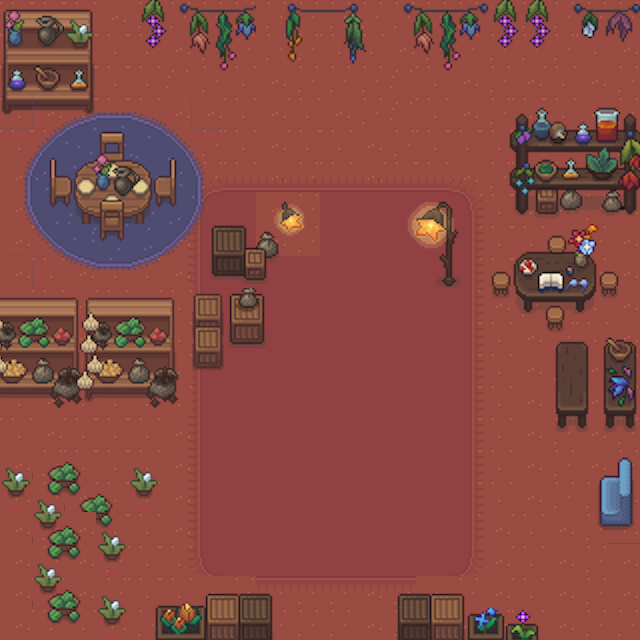

This is a level from a 2D game, rendered from its Tiled map with the project's own tilesets. A one-line summary and the complete map file follow:
An orthogonal 20x20 tile map with 32x32 px tiles, 5 tile layers (floor, furniture, upper, up, ...), 2 tilesets.

<map version="1.10" tiledversion="1.12.2" orientation="orthogonal" renderorder="right-down" width="20" height="20" tilewidth="32" tileheight="32" infinite="0" nextlayerid="6" nextobjectid="1">
 <tileset firstgid="1" source="Interiorobjects.tsx" />
 <tileset firstgid="361" source="Interior.tsx" />
 <layer id="1" name="floor" width="20" height="20">
  <data encoding="csv">
210,210,210,211,212,212,212,212,212,212,212,212,212,212,212,211,212,212,212,212,
210,211,210,210,210,211,212,212,212,212,210,210,211,212,212,212,212,212,210,211,
210,211,210,210,210,211,212,210,211,212,212,212,212,210,211,212,211,210,211,212,
210,211,210,210,210,211,212,210,211,210,211,212,210,210,211,212,210,210,211,212,
210,210,211,210,210,211,212,210,211,210,210,211,212,210,210,210,210,210,211,212,
211,210,211,210,210,211,212,210,211,212,210,211,210,210,211,212,210,210,211,212,
211,210,211,210,210,211,212,210,211,212,210,211,210,211,212,210,210,211,212,211,
211,210,211,210,210,211,212,210,211,212,210,210,211,212,212,210,210,211,212,211,
211,210,211,210,210,211,212,210,211,212,210,210,211,212,212,210,210,211,212,211,
211,210,211,210,211,210,211,212,211,212,210,210,211,212,210,211,212,210,210,211,
211,210,211,210,210,210,211,212,211,210,211,212,211,210,210,210,211,212,210,211,
210,211,210,210,210,210,211,212,211,210,211,212,210,210,210,210,211,212,211,212,
210,211,210,210,210,210,211,212,210,211,212,212,210,210,210,210,211,212,211,212,
210,211,210,210,210,211,212,210,211,212,212,212,210,211,210,210,211,212,211,212,
211,212,210,210,210,211,212,210,211,212,211,212,210,211,210,210,211,212,211,212,
211,212,211,210,210,211,212,210,211,212,211,212,212,212,210,210,211,212,212,211,
211,212,211,210,210,211,212,210,211,212,211,212,212,212,210,211,210,211,212,211,
211,212,211,212,210,210,211,212,211,212,211,212,212,211,212,211,210,211,212,211,
211,210,211,212,210,210,211,212,212,212,212,211,212,211,212,211,210,211,212,211,
211,210,210,211,212,212,212,212,212,212,212,211,212,210,211,212,210,211,212,212
</data>
 </layer>
 <layer id="2" name="furniture" width="20" height="20">
  <data encoding="csv">
450,451,452,0,0,188,189,190,192,193,194,195,188,189,190,191,236,237,0,0,
464,465,466,0,0,228,229,230,232,233,234,235,228,229,230,0,276,277,0,0,
478,479,480,0,0,67,269,270,0,0,0,0,67,269,270,0,0,0,0,0,
492,493,494,0,0,0,0,0,0,0,0,0,67,0,0,0,0,0,0,0,
0,0,0,0,0,0,0,0,0,0,0,0,0,0,0,0,0,0,0,0,
0,0,0,0,0,0,0,0,0,0,0,0,0,0,0,0,0,0,0,0,
0,0,0,0,0,0,0,0,0,0,0,0,0,0,0,0,0,0,0,0,
0,0,0,0,0,0,0,0,0,0,0,0,0,0,0,0,0,0,0,0,
0,0,0,0,0,0,0,0,0,0,0,0,0,0,0,0,0,0,0,0,
447,448,449,0,0,0,0,308,309,0,0,0,0,0,0,0,0,0,0,0,
461,462,463,0,0,0,0,348,349,0,0,0,0,0,0,0,0,29,30,0,
475,476,477,0,0,0,0,0,0,0,0,0,0,0,0,0,0,69,70,0,
489,490,491,0,0,0,0,0,0,0,0,0,0,0,0,0,0,109,110,0,
0,0,0,0,0,0,0,0,0,0,0,0,0,0,0,0,0,149,150,0,
0,0,0,0,0,0,0,0,0,0,0,0,0,0,0,0,0,0,0,0,
0,0,0,0,0,0,0,0,0,0,0,0,0,0,0,0,0,0,0,0,
0,0,0,0,0,0,0,0,0,0,0,0,0,0,0,0,0,0,0,0,
0,0,0,0,0,0,0,0,0,0,0,0,0,0,0,0,0,0,0,0,
0,0,0,0,0,0,0,179,180,0,0,0,179,180,0,0,0,0,0,0,
0,0,0,0,0,0,0,219,220,0,0,0,219,220,0,0,0,0,0,0
</data>
 </layer>
 <layer id="3" name="upper" width="20" height="20">
  <data encoding="csv">
450,451,452,0,236,237,0,0,0,0,0,0,0,0,0,236,237,0,0,0,
464,465,466,0,276,277,0,0,0,0,0,0,0,0,0,276,277,0,0,0,
478,479,480,0,0,0,0,0,0,0,0,0,0,0,0,0,0,0,0,0,
492,493,494,0,0,0,0,0,0,0,0,0,0,0,0,0,0,0,0,0,
0,0,0,0,0,0,0,0,0,0,0,0,0,0,0,0,0,0,0,0,
0,0,0,0,0,0,594,595,595,595,595,595,595,595,596,597,0,0,0,0,
0,0,0,0,0,607,608,609,271,272,609,609,609,609,610,611,0,0,0,0,
0,0,0,0,0,621,622,609,311,312,609,609,609,609,624,625,0,0,0,0,
0,0,0,0,0,621,622,609,609,609,609,609,609,609,624,625,0,0,0,0,
0,0,446,447,448,449,622,609,609,609,609,609,609,609,624,625,0,0,0,0,
0,0,460,461,462,463,622,609,609,609,609,609,609,609,624,625,0,0,0,0,
0,0,474,475,476,477,622,609,609,609,609,609,609,609,624,625,0,0,0,0,
0,0,488,489,490,491,622,609,609,609,609,609,609,609,624,625,0,0,0,0,
0,0,0,0,0,621,622,609,609,609,609,609,609,609,624,625,0,0,0,0,
0,0,0,0,0,621,622,623,609,609,609,609,609,609,624,625,0,0,502,503,
0,690,0,0,0,621,622,623,609,609,609,609,609,609,624,625,0,0,516,517,
0,704,0,690,0,621,622,623,609,609,609,609,609,623,624,625,0,0,530,531,
0,690,0,704,0,635,636,623,609,609,609,609,609,609,638,639,0,0,0,0,
0,704,0,690,0,649,177,178,651,651,651,651,651,177,178,653,0,0,0,0,
0,0,0,704,0,0,217,218,0,0,0,0,0,217,218,0,0,0,0,0
</data>
 </layer>
 <layer id="4" name="up" width="20" height="20">
  <data encoding="csv">
0,0,0,0,0,0,0,0,0,0,0,0,0,0,0,0,0,0,0,0,
0,0,0,0,0,0,0,0,0,0,0,0,0,0,0,0,0,0,0,0,
0,0,0,0,0,0,0,0,0,0,0,0,0,0,0,0,0,0,0,0,
492,587,588,589,590,591,211,0,0,0,0,0,0,0,0,0,0,0,0,0,
600,601,602,603,604,605,606,0,0,0,0,0,0,0,0,0,0,0,0,0,
614,615,616,617,618,619,620,0,0,0,0,0,0,0,0,0,0,0,0,0,
628,629,630,631,632,633,634,0,0,0,0,0,0,0,0,0,0,0,0,0,
642,643,644,645,646,647,648,0,0,0,0,0,0,0,0,0,0,0,0,0,
211,657,658,659,660,621,622,0,0,0,0,0,0,0,0,0,0,0,0,0,
0,0,0,0,0,0,414,0,0,0,0,0,0,0,0,0,0,0,0,0,
0,0,0,0,0,0,428,0,0,0,0,0,0,0,0,0,0,0,0,0,
0,0,0,0,0,0,0,0,0,0,0,0,0,0,0,0,0,0,0,0,
0,0,0,0,0,0,0,0,0,0,0,0,0,0,0,0,0,0,0,0,
0,0,0,0,0,0,0,0,0,0,0,0,0,0,0,0,0,0,0,0,
690,0,0,0,690,0,0,0,0,0,0,0,0,0,0,0,0,0,0,0,
704,0,686,687,704,0,0,0,0,0,0,0,0,0,0,0,0,0,0,0,
0,686,687,701,0,0,0,0,0,0,0,0,0,0,0,0,0,0,0,0,
0,700,701,0,0,0,0,0,0,0,0,0,0,0,0,0,0,0,0,0,
0,686,687,0,181,182,183,0,0,0,0,0,0,0,0,0,0,0,0,0,
0,700,701,0,221,222,223,0,0,0,0,0,0,0,0,0,0,0,0,0
</data>
 </layer>
 <layer id="5" name="dining table" width="20" height="20">
  <data encoding="csv">
684,685,690,0,0,0,0,0,0,0,0,0,0,0,0,0,0,281,282,283,
698,699,704,0,0,0,0,0,0,0,0,0,0,0,0,0,0,321,322,323,
310,306,344,0,0,0,0,0,0,0,0,0,0,0,0,0,0,0,0,0,
0,0,0,0,0,0,0,0,0,0,0,0,0,0,0,1,2,3,4,5,
0,495,496,497,498,499,0,0,0,0,0,0,0,0,0,41,42,43,44,45,
0,509,510,511,512,513,0,0,0,0,0,0,0,0,0,81,82,83,84,85,
0,523,524,525,526,527,0,0,0,0,0,0,166,167,168,121,122,123,124,125,
0,0,0,539,0,0,203,204,205,0,0,0,206,207,208,12,13,14,15,16,
0,0,0,0,0,0,243,244,245,0,0,0,246,247,248,52,53,54,55,56,
0,0,0,0,0,0,0,308,309,0,0,0,0,0,0,92,93,94,95,96,
0,0,0,0,0,0,414,348,349,0,0,0,0,0,0,132,133,134,22,23,
0,0,0,0,0,0,428,0,0,0,0,0,0,0,0,0,0,0,62,63,
0,0,0,0,0,0,0,0,0,0,0,0,0,0,0,0,0,0,102,103,
0,0,0,0,0,0,0,0,0,0,0,0,0,0,0,0,0,0,142,143,
0,686,687,0,0,0,0,0,0,0,0,0,0,0,0,0,0,0,0,0,
0,700,701,0,0,0,0,0,0,0,0,0,0,0,0,0,0,0,0,0,
0,0,0,0,0,0,0,0,0,0,0,0,0,0,0,0,0,0,0,0,
0,0,0,0,0,0,0,0,0,0,0,0,0,0,0,0,0,0,0,0,
0,0,0,0,0,0,0,0,0,0,0,0,0,0,0,0,0,0,0,0,
0,0,0,0,0,0,0,0,0,0,0,0,0,0,225,226,227,0,0,0
</data>
 </layer>
</map>
